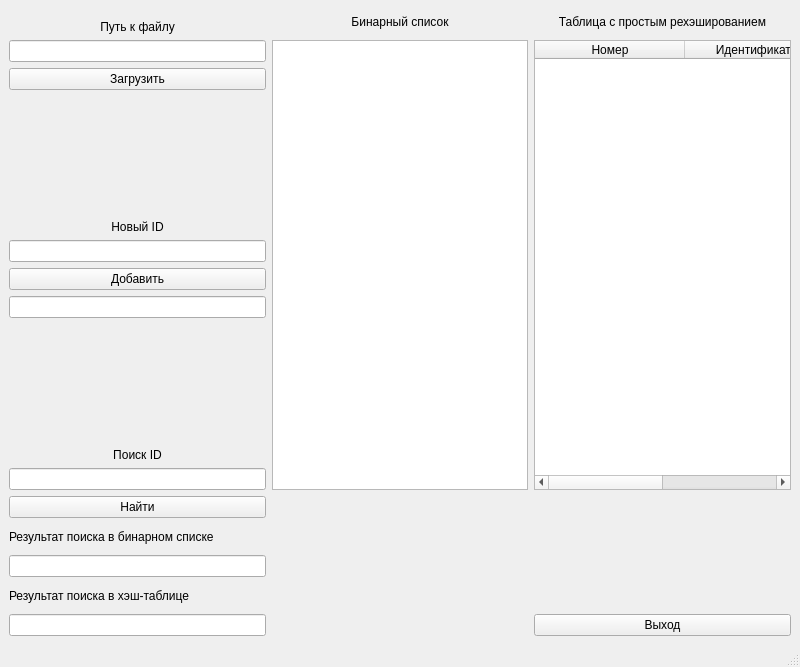
<?xml version="1.0" encoding="UTF-8"?>
<ui version="4.0">
 <class>MainWindow</class>
 <widget class="QMainWindow" name="MainWindow">
  <property name="geometry">
   <rect>
    <x>0</x>
    <y>0</y>
    <width>800</width>
    <height>667</height>
   </rect>
  </property>
  <property name="windowTitle">
   <string>MainWindow</string>
  </property>
  <widget class="QWidget" name="centralwidget">
   <layout class="QGridLayout" name="gridLayout">
    <item row="15" column="0">
     <widget class="QLineEdit" name="search_hash_res">
      <property name="styleSheet">
       <string notr="true">font: 10pt &quot;MS Shell Dlg 2&quot;;</string>
      </property>
     </widget>
    </item>
    <item row="3" column="0">
     <widget class="QLabel" name="label_4">
      <property name="styleSheet">
       <string notr="true">font: 10pt &quot;MS Shell Dlg 2&quot;;</string>
      </property>
      <property name="text">
       <string>Новый ID</string>
      </property>
      <property name="alignment">
       <set>Qt::AlignBottom|Qt::AlignHCenter</set>
      </property>
     </widget>
    </item>
    <item row="11" column="0">
     <widget class="QPushButton" name="search_btn">
      <property name="styleSheet">
       <string notr="true">font: 10pt &quot;MS Shell Dlg 2&quot;;</string>
      </property>
      <property name="text">
       <string>Найти</string>
      </property>
     </widget>
    </item>
    <item row="12" column="0">
     <widget class="QLabel" name="label_6">
      <property name="text">
       <string>Результат поиска в бинарном списке</string>
      </property>
     </widget>
    </item>
    <item row="8" column="0">
     <widget class="QLineEdit" name="search_id">
      <property name="styleSheet">
       <string notr="true">font: 10pt &quot;MS Shell Dlg 2&quot;;</string>
      </property>
     </widget>
    </item>
    <item row="7" column="0">
     <widget class="QLabel" name="label_5">
      <property name="enabled">
       <bool>true</bool>
      </property>
      <property name="styleSheet">
       <string notr="true">font: 10pt &quot;MS Shell Dlg 2&quot;;</string>
      </property>
      <property name="text">
       <string>Поиск ID</string>
      </property>
      <property name="alignment">
       <set>Qt::AlignBottom|Qt::AlignHCenter</set>
      </property>
     </widget>
    </item>
    <item row="1" column="0">
     <widget class="QLineEdit" name="filepath">
      <property name="styleSheet">
       <string notr="true">font: 10pt &quot;MS Shell Dlg 2&quot;;</string>
      </property>
     </widget>
    </item>
    <item row="0" column="0">
     <widget class="QLabel" name="label">
      <property name="styleSheet">
       <string notr="true">font: 10pt &quot;MS Shell Dlg 2&quot;;</string>
      </property>
      <property name="text">
       <string>Путь к файлу</string>
      </property>
      <property name="alignment">
       <set>Qt::AlignBottom|Qt::AlignHCenter</set>
      </property>
     </widget>
    </item>
    <item row="13" column="0">
     <widget class="QLineEdit" name="search_bin_res">
      <property name="styleSheet">
       <string notr="true">font: 10pt &quot;MS Shell Dlg 2&quot;;</string>
      </property>
     </widget>
    </item>
    <item row="5" column="0">
     <widget class="QPushButton" name="add_btn">
      <property name="styleSheet">
       <string notr="true">font: 10pt &quot;MS Shell Dlg 2&quot;;</string>
      </property>
      <property name="text">
       <string>Добавить</string>
      </property>
     </widget>
    </item>
    <item row="0" column="2">
     <widget class="QLabel" name="label_3">
      <property name="styleSheet">
       <string notr="true">font: 14pt &quot;MS Shell Dlg 2&quot;;</string>
      </property>
      <property name="text">
       <string>Таблица с простым рехэшированием</string>
      </property>
      <property name="alignment">
       <set>Qt::AlignCenter</set>
      </property>
     </widget>
    </item>
    <item row="6" column="0">
     <widget class="QLineEdit" name="add_res">
      <property name="styleSheet">
       <string notr="true">font: 10pt &quot;MS Shell Dlg 2&quot;;</string>
      </property>
     </widget>
    </item>
    <item row="4" column="0">
     <widget class="QLineEdit" name="add_id">
      <property name="styleSheet">
       <string notr="true">font: 10pt &quot;MS Shell Dlg 2&quot;;</string>
      </property>
     </widget>
    </item>
    <item row="15" column="2">
     <widget class="QPushButton" name="quit_btn">
      <property name="styleSheet">
       <string notr="true">font: 10pt &quot;MS Shell Dlg 2&quot;;</string>
      </property>
      <property name="text">
       <string>Выход</string>
      </property>
     </widget>
    </item>
    <item row="2" column="0">
     <widget class="QPushButton" name="download_btn">
      <property name="styleSheet">
       <string notr="true">font: 10pt &quot;MS Shell Dlg 2&quot;;</string>
      </property>
      <property name="text">
       <string>Загрузить</string>
      </property>
     </widget>
    </item>
    <item row="0" column="1">
     <widget class="QLabel" name="label_2">
      <property name="styleSheet">
       <string notr="true">font: 14pt &quot;MS Shell Dlg 2&quot;;</string>
      </property>
      <property name="text">
       <string>Бинарный список</string>
      </property>
      <property name="alignment">
       <set>Qt::AlignCenter</set>
      </property>
     </widget>
    </item>
    <item row="14" column="0">
     <widget class="QLabel" name="label_7">
      <property name="text">
       <string>Результат поиска в хэш-таблице</string>
      </property>
     </widget>
    </item>
    <item row="1" column="1" rowspan="8">
     <widget class="QListWidget" name="listWidget">
      <property name="minimumSize">
       <size>
        <width>0</width>
        <height>450</height>
       </size>
      </property>
      <property name="styleSheet">
       <string notr="true">font: 12pt &quot;Consolas&quot;;</string>
      </property>
     </widget>
    </item>
    <item row="1" column="2" rowspan="8">
     <widget class="QTableWidget" name="tableWidget">
      <property name="minimumSize">
       <size>
        <width>0</width>
        <height>450</height>
       </size>
      </property>
      <property name="styleSheet">
       <string notr="true">font: 12pt &quot;Consolas&quot;;</string>
      </property>
      <attribute name="horizontalHeaderDefaultSectionSize">
       <number>150</number>
      </attribute>
      <column>
       <property name="text">
        <string>Номер</string>
       </property>
      </column>
      <column>
       <property name="text">
        <string>Идентификатор</string>
       </property>
      </column>
     </widget>
    </item>
   </layout>
  </widget>
  <widget class="QMenuBar" name="menubar">
   <property name="geometry">
    <rect>
     <x>0</x>
     <y>0</y>
     <width>800</width>
     <height>20</height>
    </rect>
   </property>
  </widget>
  <widget class="QStatusBar" name="statusbar"/>
 </widget>
 <resources/>
 <connections>
  <connection>
   <sender>quit_btn</sender>
   <signal>clicked()</signal>
   <receiver>MainWindow</receiver>
   <slot>close()</slot>
   <hints>
    <hint type="sourcelabel">
     <x>627</x>
     <y>557</y>
    </hint>
    <hint type="destinationlabel">
     <x>399</x>
     <y>299</y>
    </hint>
   </hints>
  </connection>
 </connections>
</ui>
